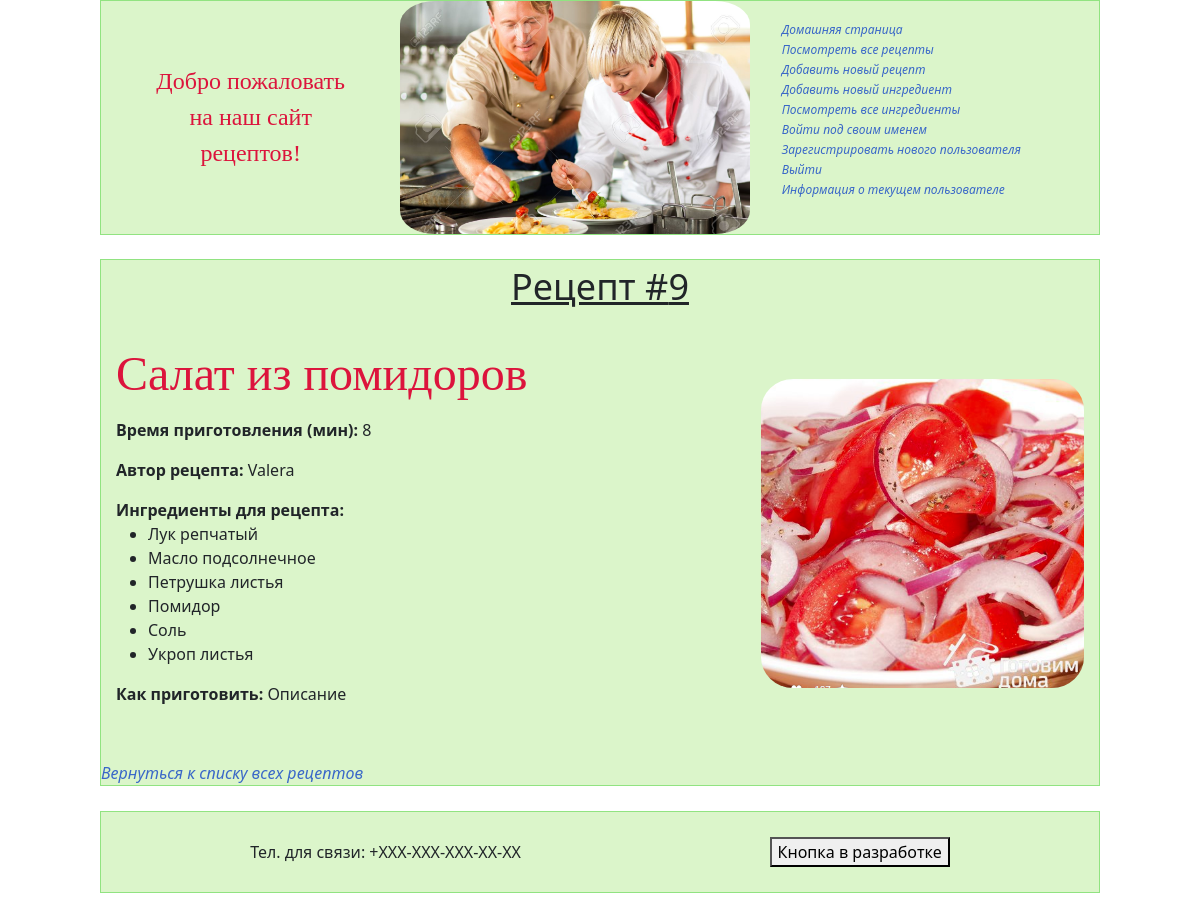
The page /recipes/9/ on the database its author committed.
### recipeapp/models.py (models this page shows, shortened)
class Recipe(models.Model):
    name = models.CharField(max_length=100)
    description = models.TextField(null=False, blank=True)
    created_at = models.DateTimeField(auto_now_add=True)
    changed_at = models.DateTimeField(auto_now=True)
    author = models.ForeignKey(User, on_delete=models.PROTECT)
    cooking_time_min = models.PositiveIntegerField(default=0)
    ingredients = models.ManyToManyField(Ingredient, related_name='recipes')
    preview = models.ImageField(null=True, blank=True, upload_to=recipe_preview_directory_path)

class Ingredient(models.Model):
    class Meta:
        ordering = ["name", 'measurement_unit']
    name = models.CharField(max_length=100, db_index=True)
    description = models.TextField(null=False, blank=True, db_index=True)
    measurement_unit = models.CharField(max_length=20, default='units')
    archived = models.BooleanField(default=False)
    preview = models.ImageField(null=True, blank=True, upload_to=ingredient_preview_directory_path)

### recipeapp/views.py (the view)
# urls.py: path('recipes/<int:pk>/', RecipeDetailView.as_view(), name='recipe_details'),
class RecipeDetailView(DetailView):
    queryset = (
        Recipe.objects.
        select_related('author').
        prefetch_related('ingredients')
    )

### recipeapp/templates/recipeapp/recipe_detail.html (shortened to what this page needs)
{% extends 'recipeapp/base.html' %}
{% block body %}
<div class="fixed-container">
    <p class="section-header">Рецепт #{{ object.pk }}</p>
    <div class="recipe-detail">
        <div>
            <h2><span class="recipe-name">{{ object.name }}</span></h2></p>
            <p><b>Время приготовления (мин):</b> {{ object.cooking_time_min }}</p>
            <p><b>Автор рецепта:</b> {% firstof object.author.first_name object.author.username %}</p>
            <b>Ингредиенты для рецепта:</b>
            <ul>
                {% for ingredient in object.ingredients.all %}
                <li>{{ ingredient.name }}</li>
                {% endfor %}
            </ul>
            <p><b>Как приготовить:</b> {{ object.description }}</p>
        </div>
        {% if recipe.preview %}
        <div>
            <img src="{{ recipe.preview.url }}" alt="{{ recipe.preview.name }}">
        </div>
        {% endif %}
    </div>
    <br>
    <div>
        <a href="{% url 'recipeapp:recipes_list' %}">Вернуться к списку всех рецептов</a>
    </div>
</div>
{% endblock %}

### static/styles.css (style rules this page uses)
html, body { margin: 0; padding: 0; }
.fixed-container { max-width: 1000px; height: 100%; margin-left: auto; margin-right: auto; background-color: #DBF5CA; }
img { border-radius: 10%; }
.section-header { text-align: center; text-decoration: underline; font-size: 3vw; }
.recipe-name { color: #DC143C; font-family: serif; font-size: 150%; }
.recipe-detail { display: grid; grid-template-columns: 2fr 1fr; justify-items: stretch; align-items: center; padding: 15px; }
.recipe-detail div img { width: 400px; height: 400px; max-width: 100%; height: auto; }
a { text-decoration: none; font-style: italic; color: #3967C8; }

### rows shown on the page
Recipe: pk "9", name "Салат из помидоров", cooking_time_min "8", author.username "Valera", description "Описание", preview (picture)
Ingredient: name "Лук репчатый"
Ingredient: name "Масло подсолнечное"
Ingredient: name "Петрушка листья"
Ingredient: name "Помидор"
Ingredient: name "Соль"
Ingredient: name "Укроп листья"
